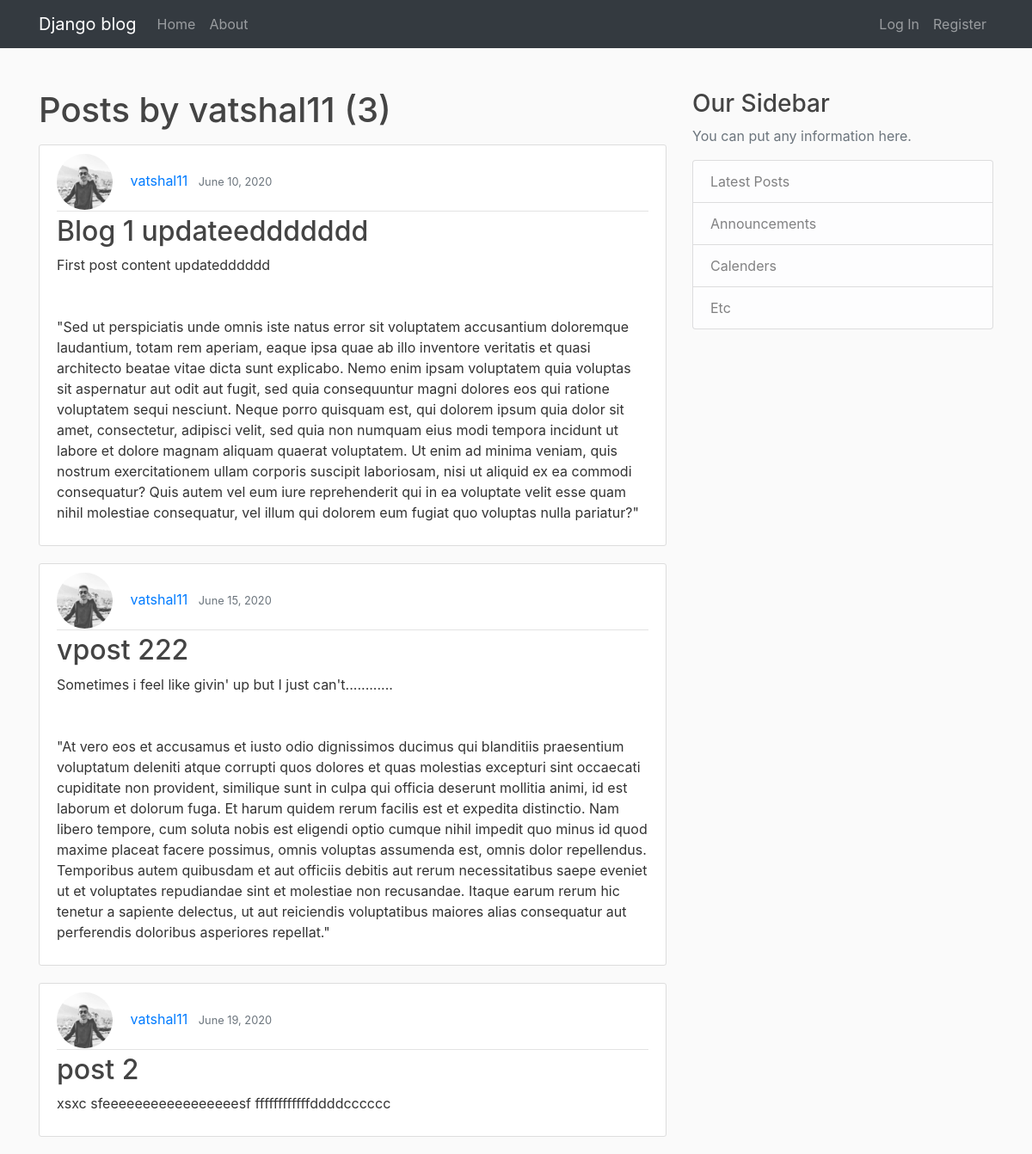
Screenshot of /user/vatshal11 with the database file from the repository.
### blog/models.py (models this page shows, shortened)
class Post(models.Model):
    title = models.CharField(max_length=100)
    content = models.TextField()
    date_posted = models.DateTimeField(default=timezone.now)
    author = models.ForeignKey(User , on_delete=models.CASCADE)

### users/models.py (models this page shows, shortened)
class Profile(models.Model):
    user = models.OneToOneField(User, on_delete=models.CASCADE)
    image = models.ImageField(default='default.jpg',upload_to='profile_pics')

### blog/views.py (the view)
# urls.py: path('user/<str:username>', views.UserPostListView.as_view(),name='user-posts'),
class UserPostListView(ListView):
    model = Post
    template_name = 'blog/user_posts.html'
    context_object_name = 'posts'
    paginate_by = 4
    def get_queryset(self):
        user = get_object_or_404(User, username=self.kwargs.get('username'))
        return Post.objects.filter(author=user).order_by()

### blog/templates/blog/user_posts.html (shortened to what this page needs)
{% extends "blog/base.html" %}
{% block content %}
<h1 class="mb-3">Posts by {{ view.kwargs.username}} ({{page_obj.paginator.count}})</h1>
    {% for post in posts %}
        <article class="media content-section">
            <div class="media-body">
                <div class="article-metadata">
                    <img class="rounded-circle article-img" src="{{post.author.profile.image.url}}">
                    <a class="mr-2" href="{% url 'user-posts' post.author.username %}">{{ post.author }}</a>
                    <small class="text-muted">{{ post.date_posted|date:"F d, Y" }}</small>
                </div>
                <h2><a class="article-title" href="{% url 'post-detail' post.id %}">{{ post.title }}</a></h2>
                <p class="article-content">{{ post.content }}</p>
            </div>
        </article>
    {% endfor %}
{% endblock content %}

### blog/templates/blog/base.html (shortened to what this page needs)
{% load static %}
<!DOCTYPE html>
<html lang="en">
<head>
    <link rel="stylesheet" href="https://stackpath.bootstrapcdn.com/bootstrap/4.5.0/css/bootstrap.min.css">
    <link rel="stylesheet" type="text/css" href="{% static 'blog/main.css' %}">
</head>
<body>
    <nav class="navbar navbar-expand-lg navbar-dark bg-dark">
        <div class="container">
            <a class="navbar-brand" href="{% url 'blog-home' %}">Django blog</a>
            <div class="collapse navbar-collapse" id="navbarNavAltMarkup">
                <div class="navbar-nav">
                    <a class="nav-item nav-link" href="{% url 'blog-home' %}">Home <span class="sr-only">(current)</span></a>
                    <a class="nav-item nav-link" href="{% url 'blog-about' %}">About</a>
                </div>
                <div class="navbar-nav ml-auto">
                    {% if user.is_authenticated %}
                    <a class="nav-item nav-link" href="{% url 'post-create' %}">New Post</a>
                    <a class="nav-item nav-link" href="{% url 'profile' %}">Profile</a>
                    <a class="nav-item nav-link" href="{% url 'logout' %}">Logout</a>
                    {% else %}
                        <a class="nav-item nav-link" href="{% url 'login' %}">Log In</a>
                        <a class="nav-item nav-link" href="{% url 'register' %}">Register</a>
                    {% endif %}
                </div>
            </div>
        </div>
    </nav>
<main role="main" class="container mt-5">
    <div class="row">
        <div class="col-md-8">
            {% block content %}{% endblock %}
        </div>
        <div class="col-md-4">
            <div class="container-section">
                <h3>Our Sidebar</h3>
                <p class='text-muted'>You can put any information here.
                    <ul class="list-group">
                        <li class="list-group-item list-group-item-light">Latest Posts</li>
                        <li class="list-group-item list-group-item-light">Announcements</li>
                        <li class="list-group-item list-group-item-light">Calenders</li>
                        <li class="list-group-item list-group-item-light">Etc</li>
                    </ul>
                </p>
            </div>
        </div>
    </div>
</main>
</body>
</html>

### blog/static/blog/main.css (style rules this page uses)
body { background: #fafafa; color: #333333; }
h1, h2, h3, h4, h5, h6 { color: #444444; }
ul { margin: 0; }
.content-section { background: #ffffff; padding: 10px 20px; border: 1px solid #dddddd; border-radius: 3px; margin-bottom: 20px; }
.article-title { color: #444444; }
.article-content { white-space: pre-line; }
.article-img { height: 65px; width: 65px; margin-right: 16px; }
.article-metadata { padding-bottom: 1px; margin-bottom: 4px; border-bottom: 1px solid #e3e3e3 }

### rows the page displays
Post: author.profile.image (picture), author "vatshal11", date_posted "June 10, 2020", title "Blog 1 updateeddddddd", content "First post content updatedddddd \"Sed ut perspiciatis unde omnis iste natus error sit voluptatem accusantium doloremque laudantium, totam rem aperiam, eaque ipsa quae ab illo inventore veritatis et quasi architecto beatae vitae dicta sunt explicabo. Nemo enim ipsam voluptatem quia voluptas sit aspernatur aut odit aut fugit, sed quia consequuntur magni dolores eos qui ratione voluptatem sequi nesciunt. Neque porro quisquam est, qui dolorem ipsum quia dolor sit amet, consectetur, adipisci velit, sed quia non numquam eius modi tempora incidunt ut labore et dolore magnam aliquam quaerat voluptatem. Ut enim ad minima veniam, quis nostrum exercitationem ullam corporis suscipit laboriosam, nisi ut…"
Post: author.profile.image (picture), author "vatshal11", date_posted "June 15, 2020", title "vpost 222", content "Sometimes i feel like givin' up but I just can't............ \"At vero eos et accusamus et iusto odio dignissimos ducimus qui blanditiis praesentium voluptatum deleniti atque corrupti quos dolores et quas molestias excepturi sint occaecati cupiditate non provident, similique sunt in culpa qui officia deserunt mollitia animi, id est laborum et dolorum fuga. Et harum quidem rerum facilis est et expedita distinctio. Nam libero tempore, cum soluta nobis est eligendi optio cumque nihil impedit quo minus id quod maxime placeat facere possimus, omnis voluptas assumenda est, omnis dolor repellendus. Temporibus autem quibusdam et aut officiis debitis aut rerum necessitatibus saepe eveniet ut et…"
Post: author.profile.image (picture), author "vatshal11", date_posted "June 19, 2020", title "post 2", content "xsxc sfeeeeeeeeeeeeeeeeesf ffffffffffffddddcccccc"

### other values shown
{{ view.kwargs.username }} "vatshal11"
{{ page_obj.paginator.count }} "3"
